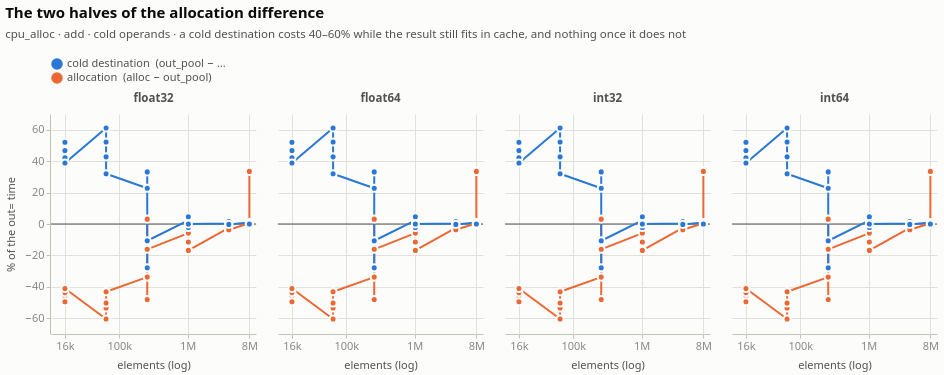

The cell this chart's notebook holds for it:
### Markdown cell above
---

## Part 2 — the destination: allocation, and a cliff at 32 MiB

Every cell was measured in an allocating form and an `out=` form. Subtracting them
was meant to price the allocator, and at large sizes the difference goes negative:
allocating is *faster* than writing into a buffer you already own. That result
confounds two mechanisms pulling in opposite directions, so `cpu_alloc` adds a
third destination mode, `out_pool`, which cycles the destination through a 2 GB
pool of preallocated buffers. The destination is then cache-cold without being
freshly allocated, and the difference splits:

    out_pool − out       cost of a destination that has fallen out of cache
    alloc    − out_pool  cost of allocating and faulting a new one

### Code cell
alloc = D["cpu_alloc"]
three = (
    alloc.filter((pl.col("cache_state") == "cold") & (pl.col("operation") == "add"))
    .pivot("destination", index=["implementation", "n_elem"], values="us")
    .with_columns(((pl.col("out_pool") - pl.col("out")) / pl.col("out") * 100)
                  .alias("cold destination  (out_pool − out)"),
                  ((pl.col("alloc") - pl.col("out_pool")) / pl.col("out") * 100)
                  .alias("allocation  (alloc − out_pool)"))
    .unpivot(["cold destination  (out_pool − out)", "allocation  (alloc − out_pool)"],
             index=["implementation", "n_elem"],
             variable_name="component", value_name="pct")
    .sort("implementation", "n_elem")
)
COMP = ["cold destination  (out_pool − out)", "allocation  (alloc − out_pool)"]

zero = alt.Chart(pl.DataFrame({"y": [0.0]})).mark_rule(
    color=P["ink2"], strokeWidth=1).encode(y="y:Q")
clines = alt.Chart(three).mark_line(point=alt.OverlayMarkDef(size=50)).encode(
    x=alt.X("n_elem:Q", scale=alt.Scale(type="log"), title="elements (log)",
            axis=alt.Axis(format="~s", values=[16_000, 100_000, 1_000_000, 8_000_000])),
    y=alt.Y("pct:Q", title="% of the out= time"),
    color=alt.Color("component:N", sort=COMP,
                    scale=alt.Scale(domain=COMP, range=P["series"][:2]),
                    legend=alt.Legend(title=None, orient="top", columns=1)),
    tooltip=[alt.Tooltip("implementation:N", title="dtype"),
             alt.Tooltip("n_elem:Q", title="elements", format=","),
             alt.Tooltip("component:N", title="component"),
             alt.Tooltip("pct:Q", title="% of out=", format=".1f")])

fig4 = (zero + clines).properties(width=205, height=220).facet(
    column=alt.Column("implementation:N", title=None,
                      sort=["float32", "float64", "int32", "int64"]),
    data=three,
).properties(
    title=alt.Title("The two halves of the allocation difference",
                    subtitle="cpu_alloc · add · cold operands · a cold destination costs "
                             "40–60% while the result still fits in cache, and nothing "
                             "once it does not"),
)
figure(fig4, three, "Table view — destination cost decomposition")

### Figure 1 — Vega-Lite specification as saved in the notebook (floating-point values rounded to 4 significant figures)
{"config": {"background": "#fcfcfb", "font": "system-ui, -apple-system, \"Segoe UI\", sans-serif", "view": {"stroke": null, "continuousWidth": 620, "continuousHeight": 300}, "axis": {"labelFont": "system-ui, -apple-system, \"Segoe UI\", sans-serif", "titleFont": "system-ui, -apple-system, \"Segoe UI\", sans-serif", "labelColor": "#898781", "titleColor": "#52514e", "labelFontSize": 11, "titleFontSize": 11, "titleFontWeight": 500, "titlePadding": 8, "domainColor": "#c3c2b7", "domainWidth": 1, "tickColor": "#c3c2b7", "tickSize": 4, "gridColor": "#e1e0d9", "gridWidth": 1, "gridDash": []}, "legend": {"labelFont": "system-ui, -apple-system, \"Segoe UI\", sans-serif", "titleFont": "system-ui, -apple-system, \"Segoe UI\", sans-serif", "labelColor": "#52514e", "titleColor": "#52514e", "labelFontSize": 11, "titleFontSize": 11, "titleFontWeight": 500, "symbolType": "circle", "symbolSize": 90, "orient": "top", "direction": "horizontal", "offset": 8, "titlePadding": 10}, "title": {"font": "system-ui, -apple-system, \"Segoe UI\", sans-serif", "color": "#0b0b0b", "fontSize": 15, "fontWeight": 600, "subtitleFont": "system-ui, -apple-system, \"Segoe UI\", sans-serif", "subtitleColor": "#52514e", "subtitleFontSize": 11.5, "subtitlePadding": 8, "anchor": "start", "offset": 14, "dy": -4}, "header": {"labelFont": "system-ui, -apple-system, \"Segoe UI\", sans-serif", "titleFont": "system-ui, -apple-system, \"Segoe UI\", sans-serif", "labelColor": "#52514e", "titleColor": "#52514e", "labelFontSize": 11.5, "labelFontWeight": 600, "titleFontSize": 11}, "range": {"category": ["#2a78d6", "#eb6834", "#1baf7a"], "heatmap": ["#cde2fb", "#9ec5f4", "#6da7ec", "#3987e5", "#256abf", "#184f95", "#0d366b"], "ramp": ["#cde2fb", "#9ec5f4", "#6da7ec", "#3987e5", "#256abf", "#184f95", "#0d366b"]}, "bar": {"cornerRadiusEnd": 4, "discreteBandSize": 15}, "point": {"size": 95, "filled": true, "stroke": "#fcfcfb", "strokeWidth": 2, "opacity": 1}, "line": {"strokeWidth": 2, "strokeCap": "round", "strokeJoin": "round"}, "rule": {"strokeWidth": 1}, "text": {"font": "system-ui, -apple-system, \"Segoe UI\", sans-serif", "fontSize": 11, "color": "#52514e"}}, "data": {"name": "data-6cb4cdd32b679747870d170a3138c4fa"}, "facet": {"column": {"field": "implementation", "sort": ["float32", "float64", "int32", "int64"], "title": null, "type": "nominal"}}, "spec": {"layer": [{"data": {"name": "data-87e69d7a9d7ae5b02a22f807b2d20c57"}, "mark": {"type": "rule", "color": "#52514e", "strokeWidth": 1}, "encoding": {"y": {"field": "y", "type": "quantitative"}}}, {"data": {"name": "data-6cb4cdd32b679747870d170a3138c4fa"}, "mark": {"type": "line", "point": {"size": 50}}, "encoding": {"color": {"field": "component", "legend": {"columns": 1, "orient": "top", "title": null}, "scale": {"domain": ["cold destination  (out_pool − out)", "allocation  (alloc − out_pool)"], "range": ["#2a78d6", "#eb6834"]}, "sort": ["cold destination  (out_pool − out)", "allocation  (alloc − out_pool)"], "type": "nominal"}, "tooltip": [{"field": "implementation", "title": "dtype", "type": "nominal"}, {"field": "n_elem", "format": ",", "title": "elements", "type": "quantitative"}, {"field": "component", "title": "component", "type": "nominal"}, {"field": "pct", "format": ".1f", "title": "% of out=", "type": "quantitative"}], "x": {"axis": {"format": "~s", "values": [16000, 100000, 1000000, 8000000]}, "field": "n_elem", "scale": {"type": "log"}, "title": "elements (log)", "type": "quantitative"}, "y": {"field": "pct", "title": "% of the out= time", "type": "quantitative"}}}], "height": 220, "width": 205}, "title": {"text": "The two halves of the allocation difference", "subtitle": "cpu_alloc · add · cold operands · a cold destination costs 40–60% while the result still fits in cache, and nothing once it does not"}, "$schema": "https://vega.github.io/schema/vega-lite/v6.4.1.json", "datasets": {"data-6cb4cdd32b679747870d170a3138c4fa": [{"implementation": "float32", "n_elem": 16000, "component": "allocation  (alloc − out_pool)", "pct": -45.44}, {"implementation": "float32", "n_elem": 16000, "component": "cold destination  (out_pool − out)", "pct": 46.7}, {"implementation": "float32", "n_elem": 64000, "component": "allocation  (alloc − out_pool)", "pct": -60.45}, {"implementation": "float32", "n_elem": 64000, "component": "cold destination  (out_pool − out)", "pct": 61.1}, {"implementation": "float32", "n_elem": 256000, "component": "cold destination  (out_pool − out)", "pct": 22.72}, {"implementation": "float32", "n_elem": 256000, "component": "allocation  (alloc − out_pool)", "pct": -33.8}, {"implementation": "float32", "n_elem": 1024000, "component": "cold destination  (out_pool − out)", "pct": 2.279}, {"implementation": "float32", "n_elem": 1024000, "component": "allocation  (alloc − out_pool)", "pct": -5.789}, {"implementation": "float32", "n_elem": 4000000, "component": "allocation  (alloc − out_pool)", "pct": -2.507}, {"implementation": "float32", "n_elem": 4000000, "component": "cold destination  (out_pool − out)", "pct": 0.3564}, {"implementation": "float32", "n_elem": 8000000, "component": "cold destination  (out_pool − out)", "pct": 0.9591}, {"implementation": "float32", "n_elem": 8000000, "component": "allocation  (alloc − out_pool)", "pct": 0.5059}, {"implementation": "float64", "n_elem": 16000, "component": "allocation  (alloc − out_pool)", "pct": -49.51}, {"implementation": "float64", "n_elem": 16000, "component": "cold destination  (out_pool − out)", "pct": 52.0}, {"implementation": "float64", "n_elem": 64000, "component": "allocation  (alloc − out_pool)", "pct": -53.42}, {"implementation": "float64", "n_elem": 64000, "component": "cold destination  (out_pool − out)", "pct": 42.72}, {"implementation": "float64", "n_elem": 256000, "component": "cold destination  (out_pool − out)", "pct": -27.79}, {"implementation": "float64", "n_elem": 256000, "component": "allocation  (alloc − out_pool)", "pct": 3.08}, {"implementation": "float64", "n_elem": 1024000, "component": "allocation  (alloc − out_pool)", "pct": -11.5}, {"implementation": "float64", "n_elem": 1024000, "component": "cold destination  (out_pool − out)", "pct": -2.175}, {"implementation": "float64", "n_elem": 4000000, "component": "cold destination  (out_pool − out)", "pct": -0.04397}, {"implementation": "float64", "n_elem": 4000000, "component": "allocation  (alloc − out_pool)", "pct": -3.795}, {"implementation": "float64", "n_elem": 8000000, "component": "cold destination  (out_pool − out)", "pct": 0.4253}, {"implementation": "float64", "n_elem": 8000000, "component": "allocation  (alloc − out_pool)", "pct": 33.67}, {"implementation": "int32", "n_elem": 16000, "component": "allocation  (alloc − out_pool)", "pct": -43.65}, {"implementation": "int32", "n_elem": 16000, "component": "cold destination  (out_pool − out)", "pct": 42.2}, {"implementation": "int32", "n_elem": 64000, "component": "allocation  (alloc − out_pool)", "pct": -50.32}, {"implementation": "int32", "n_elem": 64000, "component": "cold destination  (out_pool − out)", "pct": 52.17}, {"implementation": "int32", "n_elem": 256000, "component": "cold destination  (out_pool − out)", "pct": 33.16}, {"implementation": "int32", "n_elem": 256000, "component": "allocation  (alloc − out_pool)", "pct": -48.07}, {"implementation": "int32", "n_elem": 1024000, "component": "cold destination  (out_pool − out)", "pct": 4.626}, {"implementation": "int32", "n_elem": 1024000, "component": "allocation  (alloc − out_pool)", "pct": -16.54}, {"implementation": "int32", "n_elem": 4000000, "component": "cold destination  (out_pool − out)", "pct": 1.538}, {"implementation": "int32", "n_elem": 4000000, "component": "allocation  (alloc − out_pool)", "pct": -3.756}, {"implementation": "int32", "n_elem": 8000000, "component": "allocation  (alloc − out_pool)", "pct": 0.06207}, {"implementation": "int32", "n_elem": 8000000, "component": "cold destination  (out_pool − out)", "pct": -0.4696}, {"implementation": "int64", "n_elem": 16000, "component": "cold destination  (out_pool − out)", "pct": 38.87}, {"implementation": "int64", "n_elem": 16000, "component": "allocation  (alloc − out_pool)", "pct": -41.08}, {"implementation": "int64", "n_elem": 64000, "component": "allocation  (alloc − out_pool)", "pct": -43.08}, {"implementation": "int64", "n_elem": 64000, "component": "cold destination  (out_pool − out)", "pct": 31.99}, {"implementation": "int64", "n_elem": 256000, "component": "allocation  (alloc − out_pool)", "pct": -16.12}, {"implementation": "int64", "n_elem": 256000, "component": "cold destination  (out_pool − out)", "pct": -10.65}, {"implementation": "int64", "n_elem": 1024000, "component": "cold destination  (out_pool − out)", "pct": 0.0207}, {"implementation": "int64", "n_elem": 1024000, "component": "allocation  (alloc − out_pool)", "pct": -16.8}, {"implementation": "int64", "n_elem": 4000000, "component": "allocation  (alloc − out_pool)", "pct": -3.674}, {"implementation": "int64", "n_elem": 4000000, "component": "cold destination  (out_pool − out)", "pct": -0.2439}, {"implementation": "int64", "n_elem": 8000000, "component": "cold destination  (out_pool − out)", "pct": -0.008254}, {"implementation": "int64", "n_elem": 8000000, "component": "allocation  (alloc − out_pool)", "pct": 33.48}], "data-87e69d7a9d7ae5b02a22f807b2d20c57": [{"y": 0.0}]}}
